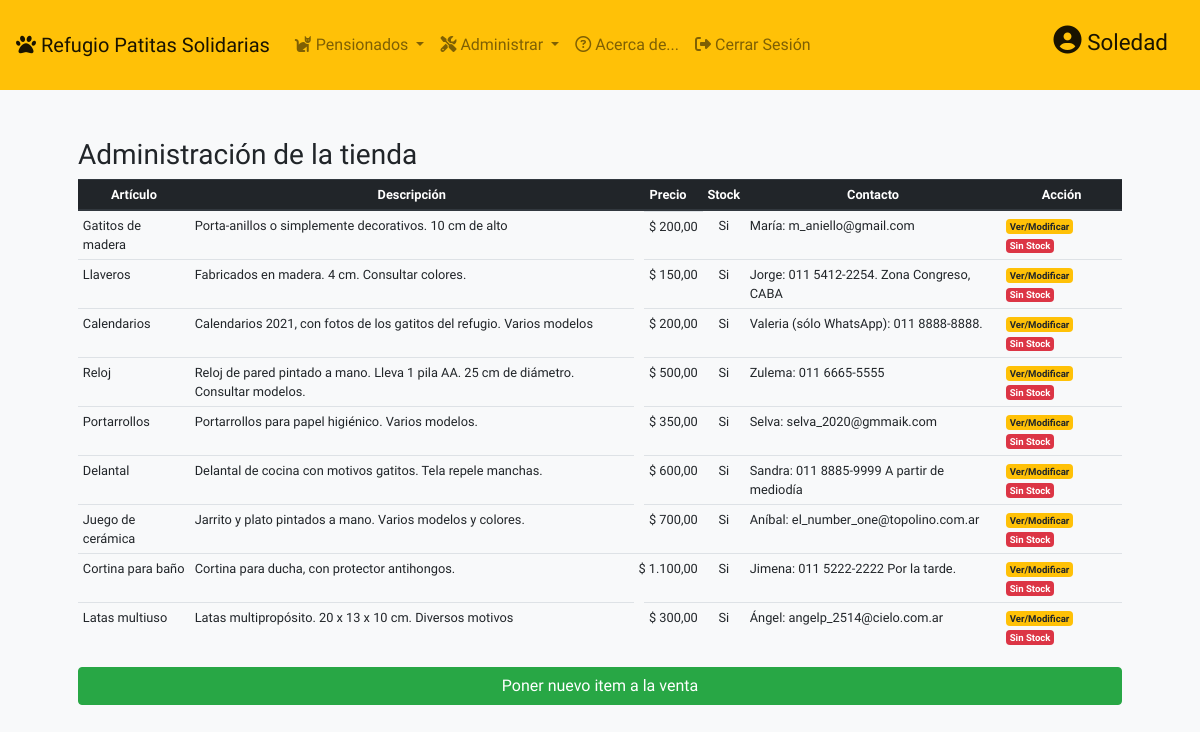
Screenshot of /db/admin_tienda.php (signed in) with the database file from the repository.
### tables this page shows
CREATE TABLE `tienda` (
  `id_art` int(11) NOT NULL,
  `articulo` varchar(200) NOT NULL,
  `descripcion` varchar(1000) NOT NULL,
  `foto_art` varchar(200) NOT NULL,
  `precio` double NOT NULL,
  `contacto` varchar(1000) NOT NULL,
  `en_stock` tinyint(1) NOT NULL DEFAULT 1
);

### db/admin_tienda.php (the view, shortened to what this page needs)
<?php
include_once('header_admin.php');
include_once("conexion.php");
include_once("action.php");
$query = "SELECT * FROM tienda;";
$result = mysqli_query($conexion, $query) or die("database error:" . mysqli_error($conexion));
?>
<div class="container p-5">
    <div class="col-md-6 float-right">
    </div>
<div id="ver_lista_tienda">
<h3>Administración de la tienda</h3>
    <table  class="table table-sm small">
        <thead class="thead-dark">
            <tr>
                <th class="text-center">Artículo</th>
                <th class="text-center">Descripción</th>
                <th class="text-center">Precio</th>
                <th class="text-center">Stock</th>
                <th class="text-center">Contacto</th>
                <th class="text-center">Acción</th>
            </tr>
        </thead>
        <?php while ($row = mysqli_fetch_assoc($result)) { ?>
            <tr>
                <td><?php echo $row['articulo']; ?></td>
                <td><?php echo $row['descripcion']; ?></td>
                <td class="float-right"><?php echo monetiza($row['precio']); ?></td>
                <td class="text-center"><?php echo es($row['en_stock']); ?></td>
                <td><?php echo $row['contacto']; ?></td>
                <td>
                    <a href="edit_tienda.php?id=<?php echo $row['id_art']; ?>" class="badge badge-warning">Ver/Modificar</a>
                    <a href="no_stock.php?id=<?php echo $row['id_art']; ?>" class="badge badge-danger"> Sin Stock</a>
                </td>
            </tr>
        <?php } ?>
    </table>
    <button class="btn btn-block btn-success" onclick="activar('agregar_articulo','ver_lista_tienda')">Poner nuevo item a la venta</button></div>
</div>
<?php include_once("footer_admin.php"); ?>

### db/action.php (shortened to what this page needs)
<?php
function es($arg)
{
    if ($arg == 1) {
        $retorno = 'Si';
    } else {
        $retorno = 'No';
    }
    return $retorno;
}
function monetiza($monto)
{
    $fmt = new NumberFormatter('es_AR', NumberFormatter::CURRENCY);
    echo $fmt->format($monto);
}
?>

### styles/admin.css (style rules this page uses)
body { font-family: 'Roboto Condensed', sans-serif; }

### rows the page displays
tienda: articulo "Gatitos de madera", descripcion "Porta-anillos o simplemente decorativos. 10 cm de alto", precio "$ 200,00", en_stock "Si", contacto "María: m_aniello@gmail.com"
tienda: articulo "Llaveros", descripcion "Fabricados en madera. 4 cm. Consultar colores.", precio "$ 150,00", en_stock "Si", contacto "Jorge: 011 5412-2254. Zona Congreso, CABA"
tienda: articulo "Calendarios", descripcion "Calendarios 2021, con fotos de los gatitos del refugio. Varios modelos", precio "$ 200,00", en_stock "Si", contacto "Valeria (sólo WhatsApp): 011 8888-8888."
tienda: articulo "Reloj", descripcion "Reloj de pared pintado a mano. Lleva 1 pila AA. 25 cm de diámetro. Consultar modelos.", precio "$ 500,00", en_stock "Si", contacto "Zulema: 011 6665-5555"
tienda: articulo "Portarrollos", descripcion "Portarrollos para papel higiénico. Varios modelos.", precio "$ 350,00", en_stock "Si", contacto "Selva: selva_2020@gmmaik.com"
tienda: articulo "Delantal", descripcion "Delantal de cocina con motivos gatitos. Tela repele manchas.", precio "$ 600,00", en_stock "Si", contacto "Sandra: 011 8885-9999 A partir de mediodía"
tienda: articulo "Juego de cerámica", descripcion "Jarrito y plato pintados a mano. Varios modelos y colores.", precio "$ 700,00", en_stock "Si", contacto "Aníbal: el_number_one@topolino.com.ar"
tienda: articulo "Cortina para baño", descripcion "Cortina para ducha, con protector antihongos.", precio "$ 1.100,00", en_stock "Si", contacto "Jimena: 011 5222-2222 Por la tarde."
tienda: articulo "Latas multiuso", descripcion "Latas multipropósito. 20 x 13 x 10 cm. Diversos motivos", precio "$ 300,00", en_stock "Si", contacto "Ángel: angelp_2514@cielo.com.ar"

### other values shown
html_entity_decode($_SESSION['username']) "Soledad"
